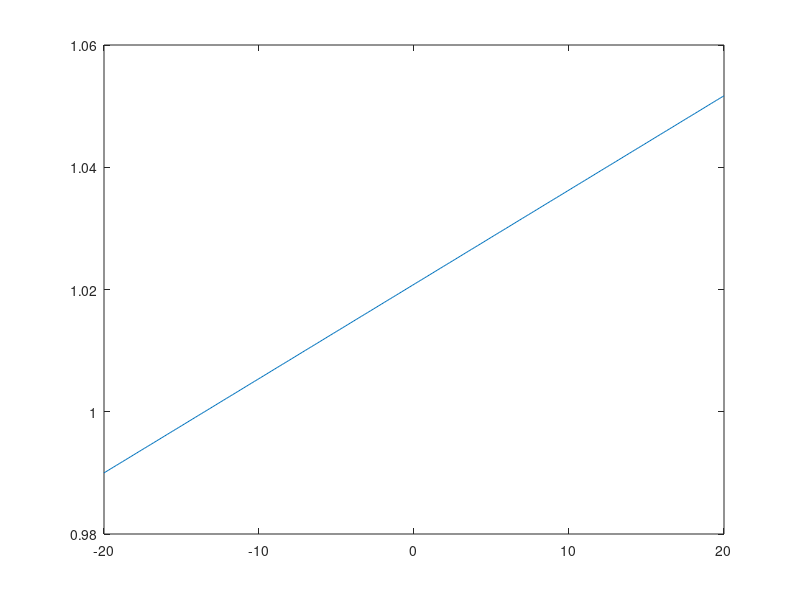

MATLAB code to generate this figure:
clear; close all
range_vary = 0.8:0.001:1.2;

prod = 170; % MM kg/yr meoac production

%prod = prod.*range_vary;

vga = 54; % specify vga values $MM

vga = vga.*range_vary;


% specify at the very beginning
meoh_flow = 699.3;
co_flow = 300;
cat_cost = 62206; % $ 


meoh_qpu = meoh_flow.*32.04.*8000./(prod.*10.^6);
co_qpu = co_flow.*28.01.*8000./(prod.*10.^6);
cat_qpu = cat_cost./2./(prod.*10.^6);
meoh_unit = 0.62; % $/kg
co_unit = 0.205; % $/kg
cat_unit = 70; % $/kg

%cat_unit = cat_unit.*range_vary;
%meoh_unit = meoh_unit.*range_vary;
%co_unit = co_unit.*range_vary;



meoh_pr = meoh_qpu.*meoh_unit;
co_pr = co_qpu.*co_unit;
cat_pr = cat_qpu.*cat_unit;

meoh_mm = prod.*meoh_pr;
co_mm = prod.*co_pr;
cat_mm = prod.*cat_pr;

total_ing_mm = meoh_mm + co_mm + cat_mm; % might add another cat

byprod_qpu = 0; % might be 0
byprod_unit = 0; % might be 0
waste_fuel_unit = 3.61; 
waste_fuel_flashtank = 7404; 

byprod_pr = byprod_qpu.*byprod_unit;
waste_fuel_pr = waste_fuel_unit.*waste_fuel_flashtank./10^6;

byprod_mm = byprod_pr.*prod;
waste_fuel_mm = waste_fuel_pr.*prod;

total_cred_mm = byprod_mm + waste_fuel_mm; 

% specify at the very beginning
steam_qpu = 2.421;
steam_unit = 1.93;
el_qpu = 0.005;
el_unit = 0.061;
cool_qpu = 23.645;
cool_unit = 0.075;
ref_price_aspen = 28.0068;

steam_pr = steam_qpu.*steam_unit./1000;
electricity_pr = el_qpu.*el_unit;
cooling_pr = cool_qpu.*cool_unit./1000;

steam_mm = prod.*steam_pr;
electricty_mm = prod.*electricity_pr;
refrigerant_mm = ref_price_aspen.*8000./10^6; % fix myself
refrigerant_pr = refrigerant_mm./prod; 
cooling_mm = prod.*cooling_pr;

total_uti_mm = steam_mm + electricty_mm + refrigerant_mm + cooling_mm; % depends what utility

gas_qpu = 0;
gas_unit = 0;
liq_qpu = 0;
liq_unit = 0;
sol_qpu = 0;
sol_unit = 0;

gas_pr = gas_qpu.*gas_unit;
liq_pr = liq_qpu.*liq_unit;
sol_pr = sol_qpu.*sol_unit;

gas_mm = gas_pr.*prod;
liq_mm = liq_pr.*prod;
sol_mm = sol_pr.*prod;

total_waste_mm = gas_mm + liq_mm + sol_mm; % might be nothing


total_vc_mm = total_ing_mm - total_cred_mm + total_uti_mm + total_waste_mm; 

% specify at the very beginning
num_op = 10;
op_perhour = 32;
other_employ_perc = 0.45; % 45%
unit_sup_perc = 1; % 100%
plant_ov_perc = 0.5; %50%
main_perc = 0.03; %3%
tax_perc = 0.02; %2%
dep_perc = 0.09; %9%

%num_op = num_op.*range_vary;






op_mm = num_op.*op_perhour.*365.*24./10^6;
other_employ_mm = other_employ_perc.*op_mm; 
unit_sup_mm = unit_sup_perc.*op_mm;
plant_ov_mm = plant_ov_perc.*op_mm;
main_mm = main_perc.*vga;
tax_mm = tax_perc.*vga;
dep_mm = dep_perc.*vga;

total_fc_mm = op_mm + other_employ_mm + unit_sup_mm + plant_ov_mm + main_mm + ...
    tax_mm + dep_mm; 

total_com_mm = total_vc_mm + total_fc_mm;

raw_inv = total_ing_mm./12;
prod_inv = total_com_mm./12;
total_inv = vga + raw_inv + prod_inv; 
nroi_mm = 0.25.*total_inv./(1-0.25);
nroi = nroi_mm./prod;

%specify at the beginning
bus_ov_perc = 0.06; 

ing_pr = meoh_pr + co_pr + cat_pr;
cred_pr = byprod_pr + waste_fuel_pr;
uti_pr = steam_pr + electricity_pr + refrigerant_pr + cooling_pr;
waste_pr = gas_pr + liq_pr + sol_pr;

vc_pr = ing_pr - cred_pr + uti_pr + waste_pr;

fc_pr = total_fc_mm./prod;
com_pr = fc_pr + vc_pr;
bus_ov_pr = bus_ov_perc.*com_pr;

total_sales_cost = com_pr + bus_ov_pr;
tp = nroi + total_sales_cost;

plot((range_vary-1).*100,tp)